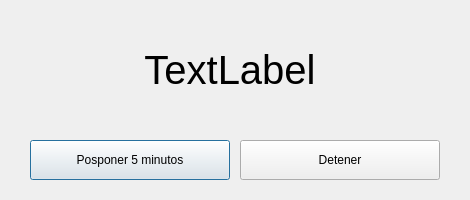
<?xml version="1.0" encoding="UTF-8"?>
<ui version="4.0">
 <class>snooze</class>
 <widget class="QDialog" name="snooze">
  <property name="geometry">
   <rect>
    <x>0</x>
    <y>0</y>
    <width>470</width>
    <height>200</height>
   </rect>
  </property>
  <property name="windowTitle">
   <string>DESPIERTAAAAAAAAAAA</string>
  </property>
  <widget class="QPushButton" name="snzBtn">
   <property name="geometry">
    <rect>
     <x>30</x>
     <y>140</y>
     <width>200</width>
     <height>40</height>
    </rect>
   </property>
   <property name="text">
    <string>Posponer 5 minutos</string>
   </property>
  </widget>
  <widget class="QPushButton" name="DismissBtn">
   <property name="geometry">
    <rect>
     <x>240</x>
     <y>140</y>
     <width>200</width>
     <height>40</height>
    </rect>
   </property>
   <property name="text">
    <string>Detener</string>
   </property>
  </widget>
  <widget class="QLabel" name="time">
   <property name="geometry">
    <rect>
     <x>80</x>
     <y>40</y>
     <width>300</width>
     <height>60</height>
    </rect>
   </property>
   <property name="font">
    <font>
     <pointsize>30</pointsize>
    </font>
   </property>
   <property name="text">
    <string>TextLabel</string>
   </property>
   <property name="alignment">
    <set>Qt::AlignmentFlag::AlignCenter</set>
   </property>
  </widget>
 </widget>
 <resources/>
 <connections/>
</ui>
